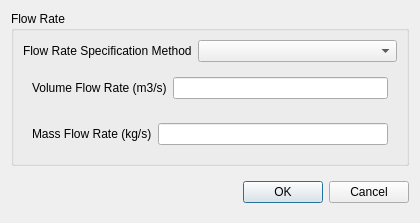
<?xml version="1.0" encoding="UTF-8"?>
<ui version="4.0">
 <class>FlowRateInletDialog</class>
 <widget class="QDialog" name="FlowRateInletDialog">
  <property name="geometry">
   <rect>
    <x>0</x>
    <y>0</y>
    <width>420</width>
    <height>216</height>
   </rect>
  </property>
  <property name="sizePolicy">
   <sizepolicy hsizetype="Expanding" vsizetype="Preferred">
    <horstretch>0</horstretch>
    <verstretch>0</verstretch>
   </sizepolicy>
  </property>
  <property name="minimumSize">
   <size>
    <width>420</width>
    <height>0</height>
   </size>
  </property>
  <property name="windowTitle">
   <string>Flow Rate Inlet Boundary Condition</string>
  </property>
  <layout class="QVBoxLayout" name="verticalLayout_2">
   <item>
    <widget class="QWidget" name="dialogContents" native="true">
     <property name="sizePolicy">
      <sizepolicy hsizetype="Expanding" vsizetype="Preferred">
       <horstretch>0</horstretch>
       <verstretch>0</verstretch>
      </sizepolicy>
     </property>
     <layout class="QVBoxLayout" name="verticalLayout_3">
      <property name="leftMargin">
       <number>0</number>
      </property>
      <property name="topMargin">
       <number>0</number>
      </property>
      <property name="rightMargin">
       <number>0</number>
      </property>
      <property name="bottomMargin">
       <number>0</number>
      </property>
      <item>
       <widget class="QGroupBox" name="flowRate">
        <property name="sizePolicy">
         <sizepolicy hsizetype="Preferred" vsizetype="Preferred">
          <horstretch>0</horstretch>
          <verstretch>0</verstretch>
         </sizepolicy>
        </property>
        <property name="title">
         <string>Flow Rate</string>
        </property>
        <layout class="QVBoxLayout" name="verticalLayout">
         <item>
          <widget class="QWidget" name="widget_3" native="true">
           <layout class="QFormLayout" name="formLayout">
            <property name="leftMargin">
             <number>0</number>
            </property>
            <property name="topMargin">
             <number>0</number>
            </property>
            <property name="rightMargin">
             <number>0</number>
            </property>
            <property name="bottomMargin">
             <number>0</number>
            </property>
            <item row="0" column="0">
             <widget class="QLabel" name="label">
              <property name="text">
               <string>Flow Rate Specification Method</string>
              </property>
             </widget>
            </item>
            <item row="0" column="1">
             <widget class="QComboBox" name="flowRateSpecificationMethod">
              <property name="sizePolicy">
               <sizepolicy hsizetype="Preferred" vsizetype="Preferred">
                <horstretch>0</horstretch>
                <verstretch>0</verstretch>
               </sizepolicy>
              </property>
             </widget>
            </item>
           </layout>
          </widget>
         </item>
         <item>
          <widget class="QWidget" name="volumeFlowRateWidget" native="true">
           <layout class="QFormLayout" name="formLayout_2">
            <item row="0" column="0">
             <widget class="QLabel" name="label_2">
              <property name="text">
               <string>Volume Flow Rate (m3/s)</string>
              </property>
             </widget>
            </item>
            <item row="0" column="1">
             <widget class="QLineEdit" name="volumeFlowRate">
              <property name="sizePolicy">
               <sizepolicy hsizetype="Expanding" vsizetype="Fixed">
                <horstretch>0</horstretch>
                <verstretch>0</verstretch>
               </sizepolicy>
              </property>
             </widget>
            </item>
           </layout>
          </widget>
         </item>
         <item>
          <widget class="QWidget" name="massFlowRateWidget" native="true">
           <layout class="QFormLayout" name="formLayout_3">
            <item row="0" column="0">
             <widget class="QLabel" name="label_3">
              <property name="text">
               <string>Mass Flow Rate (kg/s)</string>
              </property>
             </widget>
            </item>
            <item row="0" column="1">
             <widget class="QLineEdit" name="massFlowRate">
              <property name="sizePolicy">
               <sizepolicy hsizetype="Expanding" vsizetype="Fixed">
                <horstretch>0</horstretch>
                <verstretch>0</verstretch>
               </sizepolicy>
              </property>
             </widget>
            </item>
           </layout>
          </widget>
         </item>
        </layout>
       </widget>
      </item>
     </layout>
    </widget>
   </item>
   <item>
    <widget class="QWidget" name="widget_4" native="true">
     <layout class="QHBoxLayout" name="horizontalLayout_3">
      <property name="rightMargin">
       <number>0</number>
      </property>
      <item>
       <spacer name="horizontalSpacer_2">
        <property name="orientation">
         <enum>Qt::Horizontal</enum>
        </property>
        <property name="sizeHint" stdset="0">
         <size>
          <width>208</width>
          <height>20</height>
         </size>
        </property>
       </spacer>
      </item>
      <item>
       <widget class="QPushButton" name="ok">
        <property name="text">
         <string>OK</string>
        </property>
       </widget>
      </item>
      <item>
       <widget class="QPushButton" name="cancel">
        <property name="text">
         <string>Cancel</string>
        </property>
       </widget>
      </item>
     </layout>
    </widget>
   </item>
  </layout>
 </widget>
 <resources/>
 <connections>
  <connection>
   <sender>cancel</sender>
   <signal>clicked()</signal>
   <receiver>FlowRateInletDialog</receiver>
   <slot>reject()</slot>
   <hints>
    <hint type="sourcelabel">
     <x>373</x>
     <y>185</y>
    </hint>
    <hint type="destinationlabel">
     <x>209</x>
     <y>107</y>
    </hint>
   </hints>
  </connection>
 </connections>
</ui>
